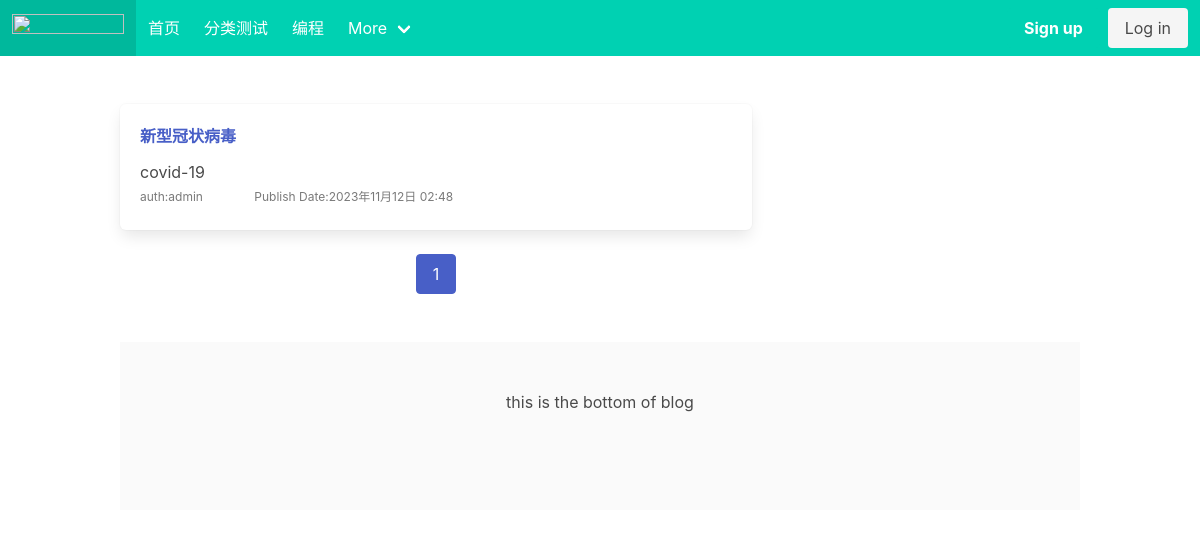
The app's page /category/1/, older data.
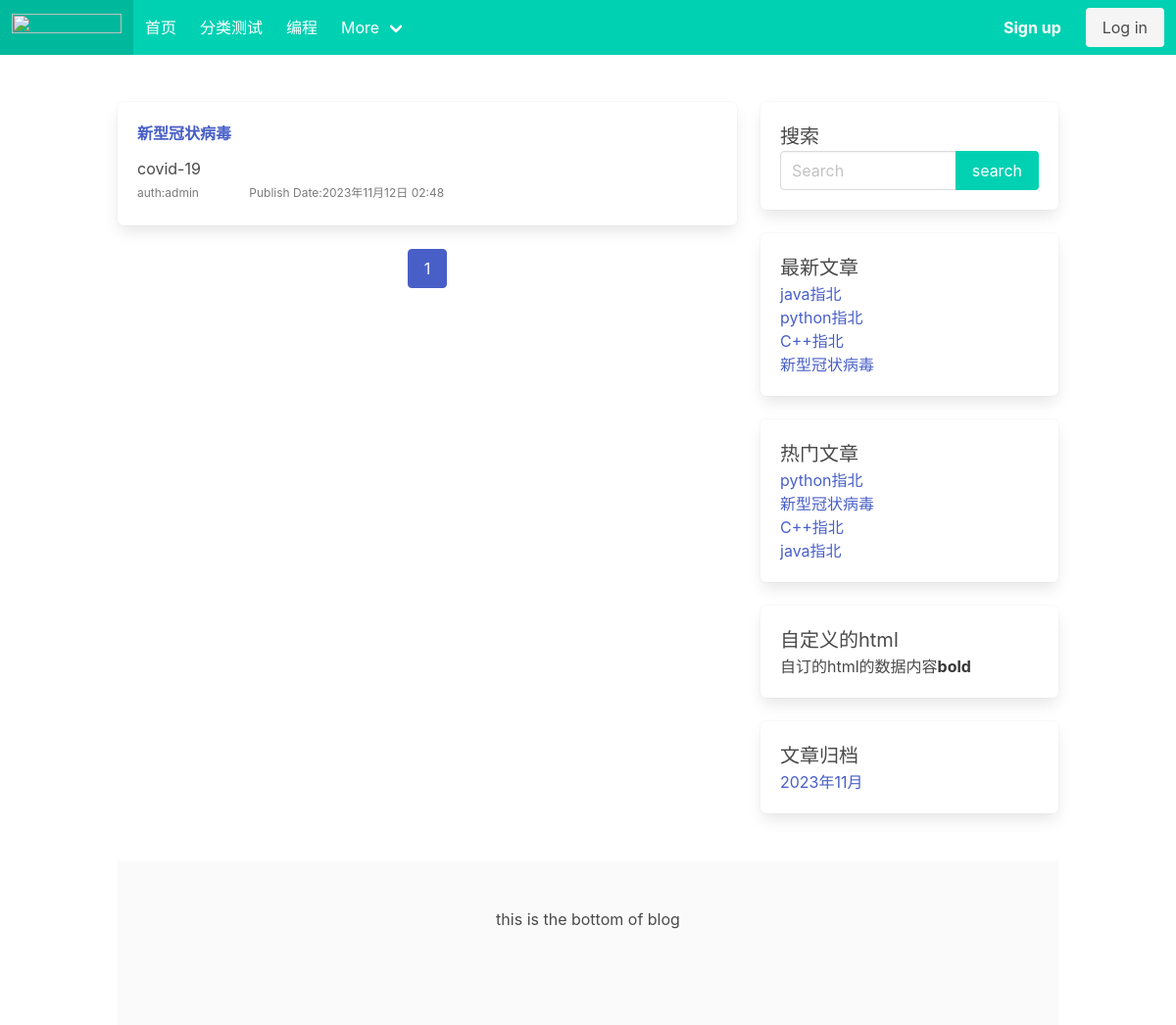
The same page, newer data.
### blog/models.py (models this page shows, shortened)
class Category(models.Model):
    name = models.CharField(max_length=32, verbose_name="分类名称")
    desc = models.TextField(max_length=200, blank=True, default='', verbose_name="分类描述")
    add_date = models.DateTimeField(auto_now_add=True, verbose_name="添加时间")
    pub_date = models.DateTimeField(auto_now=True, verbose_name="修改时间")
    class Meta:
        verbose_name = "博客分类"
        verbose_name_plural = verbose_name

class Post(models.Model):
    title = models.CharField(max_length=61, verbose_name="文章标题")
    desc = models.TextField(max_length=200, blank=True, verbose_name="文章描述")
    category = models.ForeignKey(Category, on_delete=models.CASCADE, verbose_name="分类")
    content = models.TextField(verbose_name="文章详情")
    tags = models.ForeignKey(Tag, blank=True, null=True, on_delete=models.CASCADE, verbose_name="文章标签")
    owner = models.ForeignKey(User, on_delete=models.CASCADE, verbose_name="作者")
    is_hot = models.BooleanField(default=False, verbose_name="是否热门") #手动热门
    Browse_rate = models.IntegerField(default=0, verbose_name="流量率") #浏览量
    add_date = models.DateTimeField(auto_now_add=True, verbose_name="添加时间")
    pub_date = models.DateTimeField(auto_now=True, verbose_name="修改时间")
    class Meta:
        verbose_name = "文章"
        verbose_name_plural = verbose_name

class Sidebar(models.Model):
    STATUS = (
        (1, '隐藏'),
        (2, '展示')
    )
    DISPLAY_TYPE = (
        (1, '搜索'),
        (2, '最新文章'),
        (3, '最热文章'),
        (4, '最近评论'),
        (5, '文章归档'),
        (6, 'HTML')
    )
    title = models.CharField(max_length=50, verbose_name="标题")
    display_type = models.PositiveIntegerField(default=1, choices=DISPLAY_TYPE, verbose_name="展示类型")
    content = models.CharField(max_length=500, blank=True, default='', verbose_name="内容",
                               help_text="如果设置的不是HTML类型，可为空")  # 这个字段专门给html类型的 其他为空
    sort = models.PositiveIntegerField(default=1, verbose_name="排序", help_text='序号越大越靠前')
    status = models.PositiveIntegerField(default=2, choices=STATUS, verbose_name="状态")  # 隐藏显示状态
    add_date = models.DateTimeField(auto_now_add=True, verbose_name="创建时间")
    class Meta:
        verbose_name = "侧边栏"
        verbose_name_plural = verbose_name
        ordering = ['-sort']
    @classmethod  # 类方法展示器，这个就变成了这个类的一个方法可以调用
    def get_sidebar(cls):
        return cls.objects.filter(status=2)  # 查询到所有允许展示的模块
    @property #成为一个类属性，使用时候不需要后边括号，readonly
    def get_content(self):
        if self.display_type == 1:
            context = {
            }
            return render_to_string('blog/sidebar/search.html', context=context)
        elif self.display_type == 2:
            context = {
            }
            return render_to_string('blog/sidebar/new_post.html', context=context)
        elif self.display_type == 3:
            context = {
            }
            return render_to_string('blog/sidebar/hot_post.html', context=context)
        elif self.display_type == 4:
            context = {
            }
            return render_to_string('blog/sidebar/comment.html', context=context)
        elif self.display_type == 5: #文章归档
            context = {
            }
            return render_to_string('blog/sidebar/archives.html', context=context)
        elif self.display_type == 6:  # 自定义侧边栏
            return self.content

### blog/views.py (the view)
# urls.py: path('category/<int:category_id>/', views.category_list, name='category_list'),
def category_list(request, category_id):
    category = get_object_or_404(Category, id=category_id)
    posts = category.post_set.all()
    paginator = Paginator(posts, 2)  # 第二个参数2代表每页显示几个
    page_number = request.GET.get('page')  # http://assas.co/?page=1 (页码)
    page_obj = paginator.get_page(page_number)
    context = {'category': category, 'page_obj': page_obj}
    return render(request, 'blog/list.html', context)

### blog/templatetags/category.py (called while the page is built)
@register.simple_tag()
def get_category_list():
    return Category.objects.all()

@register.simple_tag()
def get_sidebar_list():
    return Sidebar.get_sidebar()

@register.simple_tag()
def get_new_post():
    return Post.objects.order_by('-pub_date')[:8]

@register.simple_tag()
def get_hot_Browse_post():
    return Post.objects.order_by('-Browse_rate')[:8]

@register.simple_tag()
def get_archives():
    return Post.objects.dates('add_date', 'month', order='DESC')[:8]

### blog/templates/blog/list.html
{% extends 'blog/base.html' %}

### blog/templates/blog/base.html (shortened to what the changed rows need)
<!DOCTYPE html>
{% load static category %}
<html lang="en">
<head>
    <link rel="stylesheet" href="{% static 'users/bulma.css' %}">
    <link rel="stylesheet" href="https://cdn.jsdelivr.net/npm/bulma@0.9.4/css/bulma.min.css">
</head>
<body>
<nav class="navbar is-primary" role="navigation" aria-label="main navigation">
    <div id="navbarBasicExample" class="navbar-menu">
        <div class="navbar-start">
            {% block navbar-start %}
            <a class="navbar-item" href="/">
                首页
            </a>
            {% get_category_list as category_list %}
            {% for category in category_list %}
            <a class="navbar-item" href="{% url 'blog:category_list' category.id %}">
                {{ category.name }}
            </a>
            {%endfor%}
            <div class="navbar-item has-dropdown is-hoverable">
                <a class="navbar-link">
                </a>
            </div>
            {% endblock %}
        </div>
    </div>
</nav>
<section class="section">
    <div class=" container">
        <div class="columns">
            <div class="column is-8">
                {% block section %}
                {% if page_obj %}
                {% for post in page_obj %}
                <div class="box">
                    <h1 class="is-size-6  has-text-weight-bold">
                        <a href="{% url 'blog:post_detail' post.id %}"> {{ post.title }}</a>
                    </h1>
                    <p class="mt-3">{{ post.desc | truncatechars:10 }}</p>
                    <div class="is-size-7 has-text-grey pt-1 pb-1">
                        <span class="mr-6">auth:{{ post.owner }}</span>
                        <span>Publish Date:{{ post.add_date }}</span>
                    </div>
                </div>
                {% endfor %}
                {% else %}
                <div class="box">
                    <p class="has-text-danger-dark">文章不存在！</p>
                </div>
                {% endif %}
                {% endblock %}
            </div>
            <div class="column is-4">
                {% block right %}
                {% get_sidebar_list as sidebar_list %}
                {% for sidebar in sidebar_list %}
                <div class="box">
                    <h1 class="is-size-5">{{ sidebar.title }}</h1>
                    <p>{{ sidebar.get_content|safe }}</p>
                </div>
                {% endfor %}
                {% endblock %}
            </div>
        </div>
    </div>
</section>
</body>
</html>

### blog/templates/blog/sidebar/search.html (shortened to what this page needs)
<form action="{% url 'blog:search' %}" method="get">
    <div class="field has-addons">
        <div class="control is-expanded">
             <input type="search" class="input" name="keyword" placeholder="Search" value="{{ keyword }}">
        </div>
        <div class="control">
            <input class="button is-primary" type="submit" value="search">
        </div>
    </div>
</form>

### blog/templates/blog/sidebar/new_post.html
{% load category %}
{% get_new_post as post_list %}
{% for post in post_list %}
<ul>
    <li><a href="{% url 'blog:post_detail' post.id %}">{{ post.title }}</a></li>
</ul>
{% endfor %}

### blog/templates/blog/sidebar/hot_post.html
{% load category %}
{% get_hot_Browse_post as post_list %}
{% for post in post_list %}
<ul>
    <li><a href="{% url 'blog:post_detail' post.id %}">{{ post.title }}</a></li>
</ul>
{% endfor %}

### blog/templates/blog/sidebar/archives.html
{% load category %}
{% get_archives as archives_list %}
{% for archive in archives_list %}
<ul>
    <li><a href="{% url 'blog:archives' archive.year archive.month%}">{{ archive.year }}年{{archive.month}}月</a></li>
</ul>
{% endfor %}

Row changes from the older to the newer data that the page shows:
added Sidebar: title "搜索"
added Sidebar: title "最新文章", Post (title "新型冠状病毒")
now on this page (row edited): Post: title "java指北"
now on this page (row edited): Post: title "python指北"
now on this page (row unchanged): Post: title "C++指北"
added Sidebar: title "热门文章", Post (title "新型冠状病毒")
added Sidebar: title "自定义的html", get_content "自订的html的数据内容 bold"
added Sidebar: title "文章归档", year "2023", month "11"
